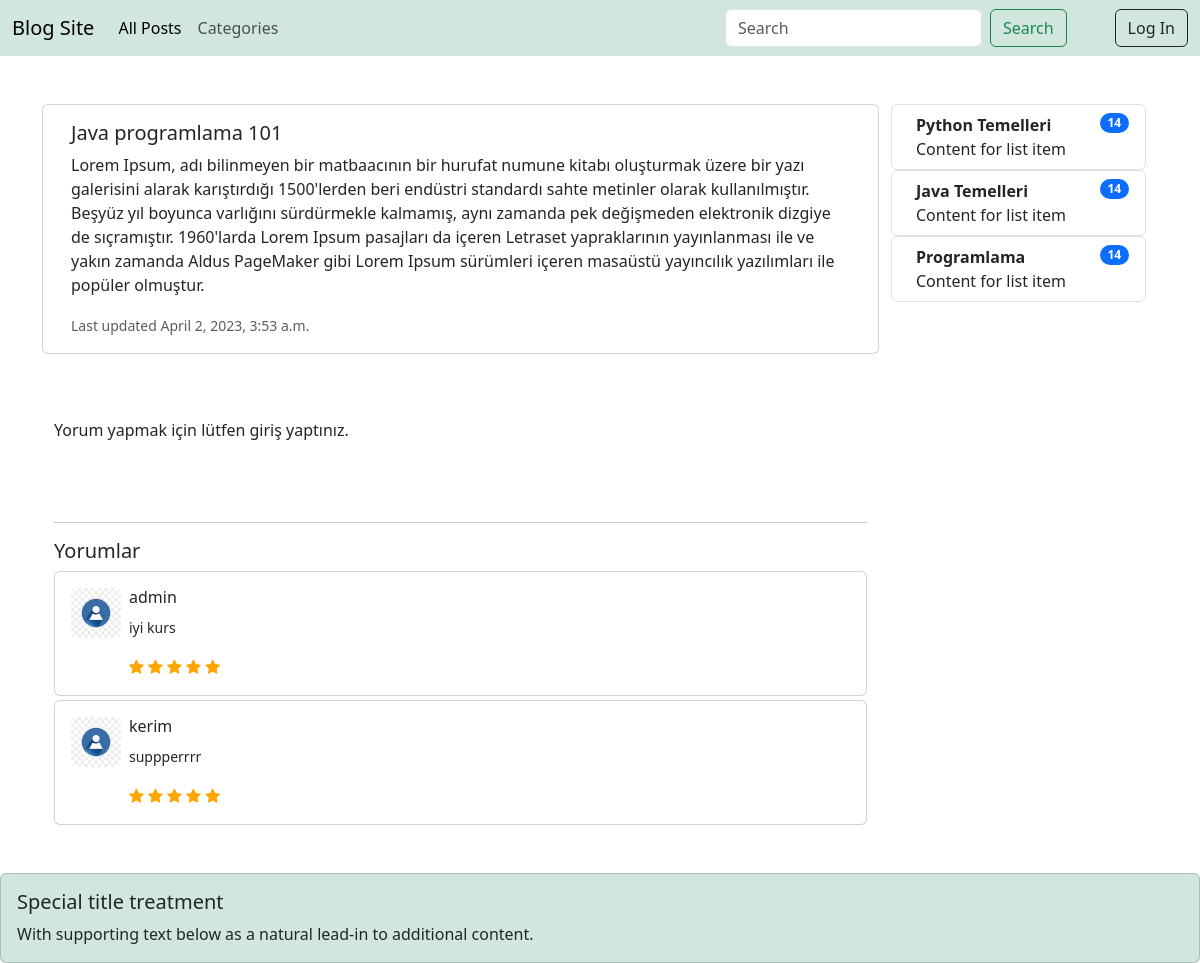
The app's page /detail/java-programlama-101/ with its own data.
### post/models.py (models this page shows, shortened)
class Post(models.Model):
    title = models.CharField(max_length=150)
    image = models.ImageField(upload_to='post_image',blank=True,null=True)
    content = models.TextField()
    created_at = models.DateTimeField(auto_now_add=True)
    modified_at = models.DateTimeField(auto_now=True)
    slug = AutoSlugField(populate_from='title')
    author = models.ForeignKey('user.CustomUserModel',on_delete=models.CASCADE,related_name='posts')
    categories = models.ManyToManyField(Category,related_name='post')

### category/models.py (models this page shows, shortened)
class Category(models.Model):
    name = models.CharField(max_length=50,blank=False,null=False)
    slug = AutoSlugField(populate_from='name',unique=True)
    class Meta:
        db_table = 'Category'
        verbose_name_plural = 'Categories'

### comment/models.py (models this page shows, shortened)
class Comment(models.Model):
    user = models.ForeignKey('user.CustomUserModel',on_delete=models.CASCADE,related_name='comment')
    post = models.ForeignKey(Post,on_delete=models.CASCADE,related_name='comments')
    comment = models.TextField()
    created_at = models.DateTimeField(auto_now_add=True)
    modified_at = models.DateTimeField(auto_now=True)
    stars = models.IntegerField(default=0,
                                validators=[
                                    MaxValueValidator(5),
                                    MinValueValidator(0)
                                ])
    class Meta:
        db_table = 'comment'
        verbose_name = 'Comment'
        verbose_name_plural = 'Comments'

### user/models.py (models this page shows)
class CustomUserModel(AbstractUser):
    image = models.ImageField(upload_to='image/',blank=True,null=True,default='pngtree-blue-default-avatar-png-image_2813123.jpg')#resim yüklemek istemeyebiliriz ondan
    class Meta:
        db_table='user'
        verbose_name='User'
    def __str__(self):
        return self.username
    @property
    def image_url(self):
        if self.image and hasattr(self.image, 'url'):
            return self.image.url

### post/views.py (the view)
# urls.py: path('detail/<slug:slug>/',post_detail_page,name='post-detail'),
def post_detail_page(request,slug):
    post = Post.objects.get(slug=slug)
    categories = Category.objects.all()
    comments = post.comments.all()
    if request.method=='POST':
        comment_add_form = CommentAddModel(request.POST)
        if comment_add_form.is_valid():
            comment = comment_add_form.save(commit=False)
            comment.post = post
            comment.user = request.user
            comment.save()
            return HttpResponseRedirect(request.META.get('HTTP_REFERER')) # olduğumuz sayfada kalmamızı sağlar.
    else:
        comment_add_form = CommentAddModel()
    context = {
        'post':post,
        'categories':categories,
        'comments':comments,
        'comment_add_form':comment_add_form
    }
    return render(request,'pages/post_detail.html',context)

### comment/forms.py
class CommentAddModel(forms.ModelForm):
    class Meta:
        model = Comment
        fields = ('comment','stars')

### templates/pages/post_detail.html (shortened to what this page needs)
{% extends 'base/base.html' %}
{% load crispy_forms_tags %}
{% block content %}
<div class="container">
    <div class="row mb-3 mt-5">
        <div class="card  col-9">
            <div class="card-body">
              <h5 class="card-title">{{post.title}}</h5>
              <p class="card-text">{{post.content}}</p>
              <p class="card-text"><small class="text-muted">Last updated {{post.modified_at}}</small>
              </p>
            </div>
        </div>
        <div class="col-3">
            {% for category in categories %}
            <ul class="list-group">
                <li class="list-group-item d-flex justify-content-between align-items-start">
                  <div class="ms-2 me-auto">
                    <div class="fw-bold">{{category.name}}</div>
                    Content for list item
                  </div>
                  <span class="badge bg-primary rounded-pill">14</span>
                </li>
              </ul>
              {% endfor %}
        </div>
    </div>
    <br><br>
    <div class="row">
      <div class="col-9">
        {% if request.user.is_authenticated %}
          <form method="POST">
            {% csrf_token %}
            {{comment_add_form|crispy}}
            <button type="submit" class="btn btn-success">Add</button>
          </form>
            {% else %}
          <p>Yorum yapmak için lütfen giriş yaptınız.</p>
        {% endif %}
        <br>
        <br>
        <hr>
      <h5>Yorumlar</h5>
      {% for comment in comments %}
      <div class="card mt-1">
        <div class="card-body" style="display: flex;flex-direction: row;">
          <div>
            <img src="{{comment.user.image_url}}" class="rounded" width="50px" height="50px">
          </div>
          <div class="ps-2">
            <h6 class="card-title">{{comment.user}}</h6>
            <p class="card-text"><small>{{comment.comment}}</small></p>
            <div>
              <span class="fa fa-star checked" id="first"></span>
              <span class="fa fa-star checked" id="second"></span>
              <span class="fa fa-star checked" id="third"></span>
              <span class="fa fa-star checked" id="fourth"></span>
              <span class="fa fa-star checked" id="fifth"></span>
            </div>
          </div>
        </div>
      </div>
      {% endfor %}
      </div>
    </div>
</div>
{% endblock content %}

### static/css/custom.css (style rules this page uses)
.checked { color: orange; }

### records on screen
Post: title "Java programlama 101", content "Lorem Ipsum, adı bilinmeyen bir matbaacının bir hurufat numune kitabı oluşturmak üzere bir yazı galerisini alarak karıştırdığı 1500'lerden beri endüstri standardı sahte metinler olarak kullanılmıştır. Beşyüz yıl boyunca varlığını sürdürmekle kalmamış, aynı zamanda pek değişmeden elektronik dizgiye de sıçramıştır. 1960'larda Lorem Ipsum pasajları da içeren Letraset yapraklarının yayınlanması ile ve yakın zamanda Aldus PageMaker gibi Lorem Ipsum sürümleri içeren masaüstü yayıncılık yazılımları ile popüler olmuştur.", modified_at "April 2, 2023, 3:53 a.m."
Category: name "Python Temelleri"
Category: name "Java Temelleri"
Category: name "Programlama"
Comment: user.image_url (placeholder picture), user "admin", comment "iyi kurs"
Comment: user.image_url (placeholder picture), user "kerim", comment "suppperrrr"
